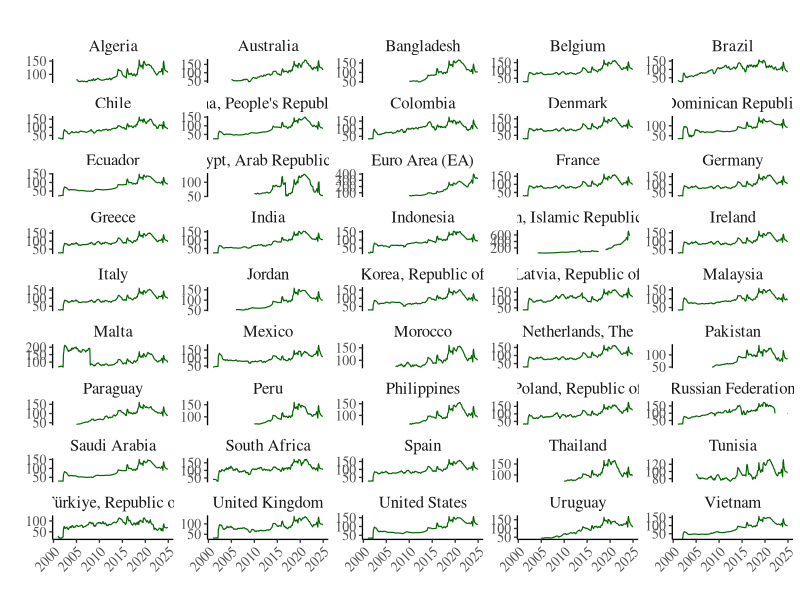

Source code (R):
ITCRB <- readxl::read_excel("Construyendo ITCRM_mensual_met_Berretoni.xlsx",
                            sheet= "ITCRB",
                            range = "A2:AU290")

library(tidyverse)
library(zoo)
library(ggplot2)

ITCRB_long <- ITCRB %>%
  mutate(fecha = gsub("M", "", fecha),            # elimina la "M"
         fecha = as.yearmon(fecha, "%Y.%m")) %>%  # ahora sí: "2001.01"
  pivot_longer(cols = -fecha, names_to = "pais", values_to = "valor") %>%
  mutate(
    valor = ifelse(valor == 0, NA, valor)     # reemplaza 0 por NA
  ) %>%
  filter(pais != "Venezuela, República Bolivariana de")


library(scales)

library(scales)

ggplot(ITCRB_long, aes(x = fecha, y = valor)) +
  geom_line(color = "darkgreen", linewidth = 0.4) +
  facet_wrap(~ pais, scales = "free_y", ncol = 5) +
  scale_x_yearmon(format = "%Y") +
  scale_y_continuous(
    breaks = function(x) pretty(x, n = 3)   # máximo 3 breaks
  ) +
  theme_classic(base_size = 10) +
  theme(
    text = element_text(
      family = "serif",
      face = "plain",
      color = "black",
      size = 12
    ),
    strip.background = element_blank(),      # sin recuadro del strip
    strip.text = element_text(
      family = "serif",
      face = "plain",
      size = 12
    ),
    axis.text.x = element_text(
      angle = 45, 
      hjust = 1,
      family = "serif",
      face = "plain",
      size = 10
    ),
    axis.text.y = element_text(
      family = "serif",
      face = "plain",
      size = 10
    )
  ) +
  labs(
    title = "",
    x = "",
    y = ""
  )




